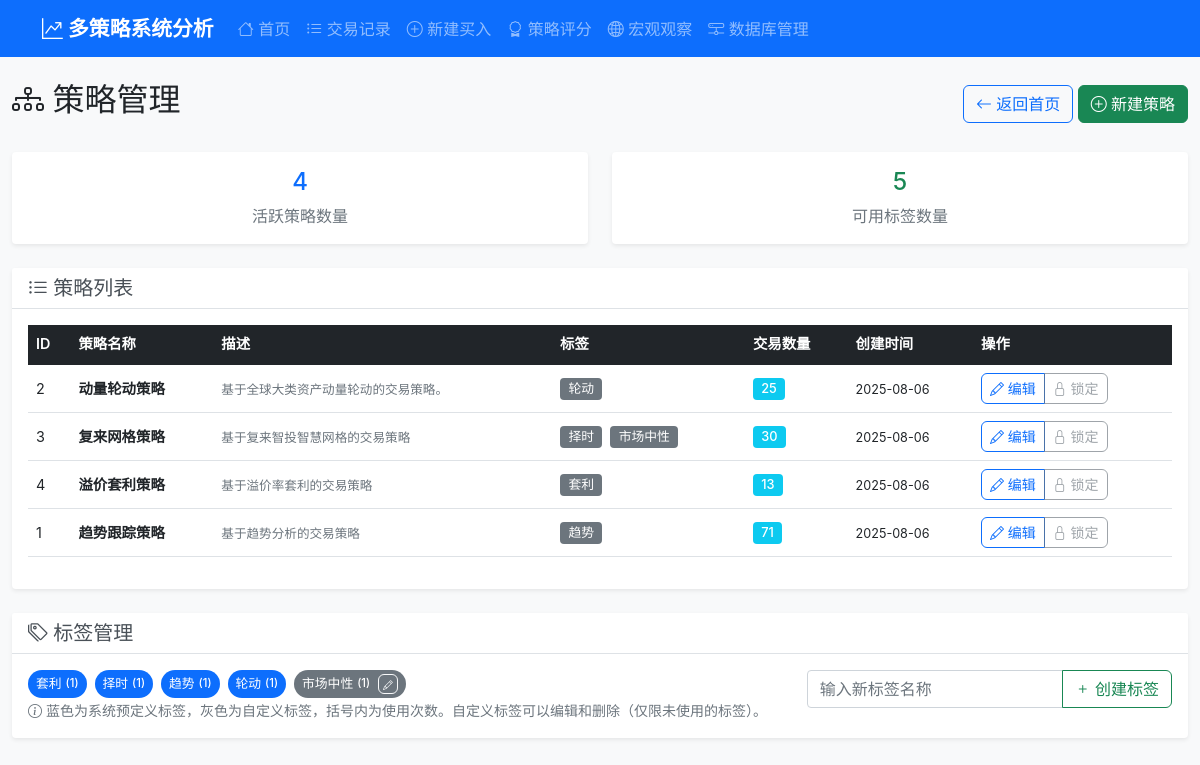
Screenshot of /strategies with the database file from the repository.
### tables this page shows
CREATE TABLE strategies (
                id INTEGER PRIMARY KEY AUTOINCREMENT,
                name TEXT NOT NULL UNIQUE,
                description TEXT,
                is_active BOOLEAN DEFAULT 1,
                created_at TIMESTAMP DEFAULT CURRENT_TIMESTAMP,
                updated_at TIMESTAMP DEFAULT CURRENT_TIMESTAMP
            );

CREATE TABLE strategy_tags (
                id INTEGER PRIMARY KEY AUTOINCREMENT,
                name TEXT NOT NULL UNIQUE,
                is_predefined BOOLEAN DEFAULT 0,
                created_at TIMESTAMP DEFAULT CURRENT_TIMESTAMP
            );

### routes/strategy_routes.py (the view)
@strategy_bp.route('/strategies')
def strategies():
    try:
        strategy_service = StrategyService(current_app.db_service)
        trading_service = TradingService(current_app.db_service)
        strategies_list_dto = strategy_service.get_all_strategies(return_dto=True)
        strategies_list = dto_list_to_dicts(strategies_list_dto)
        for strategy in strategies_list:
            trades = trading_service.get_all_trades(strategy=strategy['name'])
            strategy['trade_count'] = len([t for t in trades if t['status'] != 'deleted'])
        tags = strategy_service.get_all_tags()
        usage_rows = strategy_service.db.execute_query(
            'SELECT tag_id, COUNT(*) AS usage_count FROM strategy_tag_relations GROUP BY tag_id'
        )
        tag_id_to_usage = {row['tag_id']: row['usage_count'] for row in usage_rows}
        for tag in tags:
            tag['usage_count'] = int(tag_id_to_usage.get(tag['id'], 0))
        tags.sort(key=lambda t: (0 if t.get('is_predefined') else 1, t.get('name', '')))
        return render_template('strategies.html', strategies=strategies_list, tags=tags)
    except Exception as e:
        current_app.logger.error(f"策略列表加载失败: {str(e)}")
        return render_template('strategies.html', strategies=[], tags=[])

### services/database_service.py (called while the page is built)
    def execute_query(self, query: str, params: tuple = (), fetch_one: bool = False, fetch_all: bool = True) -> Any:
        with self.get_connection() as conn:
            cursor = conn.cursor()
            cursor.execute(query, params)
            if query.strip().upper().startswith(('INSERT', 'UPDATE', 'DELETE')):
                conn.commit()
            if fetch_one:
                return cursor.fetchone()
            elif fetch_all:
                return cursor.fetchall()
            else:
                return cursor.lastrowid

### services/mappers.py (called while the page is built)
def to_dict_dataclass(obj) -> Dict[str, Any]:
    try:
        return asdict(obj)
    except Exception:
        return dict(obj)  # fallback

def dto_list_to_dicts(items: Iterable[Any]) -> List[Dict[str, Any]]:
    out: List[Dict[str, Any]] = []
    for it in items:
        out.append(to_dict_dataclass(it))
    return out

def dict_to_strategy_dto(s: Dict[str, Any]) -> StrategyDTO:
    return StrategyDTO(
        id=int(s.get('id', 0) or 0),
        name=s.get('name', ''),
        description=s.get('description', ''),
        is_active=int(s.get('is_active', 1) or 1),
        tags=list(s.get('tags', []) or []),
        created_at=str(s.get('created_at', '') or ''),
        updated_at=str(s.get('updated_at', '') or ''),
    )

### services/strategy_service.py (called while the page is built)
    def get_all_tags(self) -> List[Dict[str, Any]]:
        query = "SELECT * FROM strategy_tags ORDER BY name"
        return [dict(tag) for tag in self.db.execute_query(query)]

### services/trading_service.py (called while the page is built)
    def _resolve_strategy(self, strategy) -> Optional[int]:
        if isinstance(strategy, int):
            strategy_obj = self.strategy_service.get_strategy_by_id(strategy)
            return strategy if strategy_obj and strategy_obj['is_active'] else None
        elif isinstance(strategy, str):
            strategies = self.strategy_service.get_all_strategies()
            for s in strategies:
                if s['name'] == strategy:
                    return s['id']
            return None
        else:
            return None

### templates/strategies.html (shortened to what this page needs)
{% extends "base.html" %}
{% block content %}
    <div class="row">
        <div class="col-12">
            <div class="d-flex justify-content-between align-items-center mb-4">
                <h2>
                    <i class="bi bi-diagram-3"></i> 策略管理
                </h2>
                <div>
                    <a href="{{ url_for("main.index") }}" class="btn btn-outline-primary">
                        <i class="bi bi-arrow-left"></i> 返回首页
                    </a>
                    <a href="{{ url_for("strategy.create_strategy") }}"
                       class="btn btn-success">
                        <i class="bi bi-plus-circle"></i> 新建策略
                    </a>
                </div>
            </div>
            <div class="row mb-4">
                <div class="col-md-6">
                    <div class="card border-primary">
                        <div class="card-body text-center">
                            <h4 class="text-primary">{{ strategies|length }}</h4>
                            <p class="text-muted mb-0">活跃策略数量</p>
                        </div>
                    </div>
                </div>
                <div class="col-md-6">
                    <div class="card border-success">
                        <div class="card-body text-center">
                            <h4 class="text-success">{{ tags|length if tags is defined else 0 }}</h4>
                            <p class="text-muted mb-0">可用标签数量</p>
                        </div>
                    </div>
                </div>
            </div>
            {% if strategies %}
                <div class="card">
                    <div class="card-header">
                        <h5 class="card-title mb-0">
                            <i class="bi bi-list-ul"></i> 策略列表
                        </h5>
                    </div>
                    <div class="card-body">
                        <div class="table-responsive">
                            <table class="table table-hover">
                                <thead class="table-dark">
                                    <tr>
                                        <th>ID</th>
                                        <th>策略名称</th>
                                        <th>描述</th>
                                        <th>标签</th>
                                        <th>交易数量</th>
                                        <th>创建时间</th>
                                        <th>操作</th>
                                    </tr>
                                </thead>
                                <tbody>
                                    {% for strategy in strategies %}
                                        <tr>
                                            <td>{{ strategy.id }}</td>
                                            <td>
                                                <strong>{{ strategy.name }}</strong>
                                            </td>
                                            <td>
                                                <small class="text-muted">{{ strategy.description[:50] }}{{ '...' if strategy.description and strategy.description|length > 50 else '' }}</small>
                                            </td>
                                            <td>
                                                {% for tag in strategy.tags %}
                                                    {% if tag %}<span class="badge bg-secondary me-1">{{ tag }}</span>{% endif %}
                                                {% endfor %}
                                            </td>
                                            <td>
                                                {% if strategy.trade_count > 0 %}
                                                    <span class="badge bg-info">{{ strategy.trade_count }}</span>
                                                {% else %}
                                                    <span class="text-muted">0</span>
                                                {% endif %}
                                            </td>
                                            <td>
                                                <small>{{ strategy.created_at[:10] }}</small>
                                            </td>
                                            <td>
                                                <div class="btn-group" role="group">
                                                    <a href="{{ url_for('strategy.edit_strategy', strategy_id=strategy.id) }}"
                                                       class="btn btn-sm btn-outline-primary">
                                                        <i class="bi bi-pencil"></i> 编辑
                                                    </a>
                                                    {% if strategy.trade_count == 0 %}
                                                        <button class="btn btn-sm btn-outline-danger delete-strategy-btn"
                                                                data-strategy-id="{{ strategy.id }}"
                                                                data-strategy-name="{{ strategy.name }}">
                                                            <i class="bi bi-trash"></i> 删除
                                                        </button>
                                                    {% else %}
                                                        <button class="btn btn-sm btn-outline-secondary" disabled title="有关联交易，无法删除">
                                                            <i class="bi bi-lock"></i> 锁定
                                                        </button>
                                                    {% endif %}
                                                </div>
                                            </td>
                                        </tr>
                                    {% endfor %}
                                </tbody>
                            </table>
                        </div>
                    </div>
                </div>
            {% else %}
                <div class="alert alert-info text-center" role="alert">
                    <i class="bi bi-info-circle"></i>
                    暂无策略，<a href="{{ url_for("strategy.create_strategy") }}">点击这里创建第一个策略</a>。
                </div>
            {% endif %}
            <div class="card mt-4">
                <div class="card-header">
                    <h5 class="card-title mb-0">
                        <i class="bi bi-tags"></i> 标签管理
                    </h5>
                </div>
                <div class="card-body">
                    <div class="row">
                        <div class="col-md-8">
                            <div class="d-flex flex-wrap gap-2">
                                {% for tag in tags or [] %}
                                    <div class="tag-item d-inline-flex align-items-center">
                                        <span class="badge {{ 'bg-primary' if tag.is_predefined else 'bg-secondary' }} d-flex align-items-center"
                                              id="tag-{{ tag.id }}">
                                            <span class="tag-name">{{ tag.name }}</span>
                                            <small class="ms-1">({{ tag.usage_count if tag.usage_count is defined else 0 }})</small>
                                            {% if not tag.is_predefined %}
                                                <div class="ms-2">
                                                    <button class="btn btn-sm btn-outline-light edit-tag-btn"
                                                            data-tag-id="{{ tag.id }}"
                                                            data-tag-name="{{ tag.name }}"
                                                            title="编辑标签">
                                                        <i class="bi bi-pencil" style="font-size: 0.7em;"></i>
                                                    </button>
                                                </div>
                                            {% endif %}
                                        </span>
                                    </div>
                                {% endfor %}
                            </div>
                            <small class="text-muted">
                                <i class="bi bi-info-circle"></i>
                                蓝色为系统预定义标签，灰色为自定义标签，括号内为使用次数。自定义标签可以编辑和删除（仅限未使用的标签）。
                            </small>
                        </div>
                        <div class="col-md-4">
                            <div class="input-group">
                                <input type="text"
                                       class="form-control"
                                       id="newTagName"
                                       placeholder="输入新标签名称">
                                <button class="btn btn-outline-success" id="createTagBtn">
                                    <i class="bi bi-plus"></i> 创建标签
                                </button>
                            </div>
                        </div>
                    </div>
                </div>
            </div>
        </div>
    </div>
{% endblock %}

### static/css/style.css (style rules this page uses)
body { font-family: -apple-system, BlinkMacSystemFont, 'Segoe UI', Roboto, Oxygen, Ubuntu, Cantarell, sans-serif; background-color: #f8f9fa; }
.card { border: none; box-shadow: 0 0.125rem 0.25rem rgb(0 0 0 / 7.5%); transition: box-shadow 0.15s ease-in-out; }
.table th { border-top: none; font-weight: 600; font-size: 0.9rem; vertical-align: middle; }
.table td { vertical-align: middle; font-size: 0.9rem; }
.badge { font-size: 0.8rem; font-weight: 500; }
.tag-item { line-height: 1; }
.tag-item .badge { display: inline-flex; align-items: center; height: 28px; padding: 0 0.5rem; border-radius: 9999px; line-height: 1; }
.tag-item .badge .tag-name, .tag-item .badge small { line-height: 1; }
.tag-item .btn.btn-sm { padding: 0 0.25rem; line-height: 1; height: 20px; }
.btn { font-weight: 500; border-radius: 0.375rem; transition: all 0.15s ease-in-out; }
.card-header { background-color: #fff; border-bottom: 1px solid #dee2e6; font-weight: 600; }
.card-header .card-title { color: #495057; }

### rows the page displays
strategies: id "2", name "动量轮动策略", description "基于全球大类资产动量轮动的交易策略。", tags "轮动", trade_count "25", created_at "2025-08-06"
strategies: id "3", name "复来网格策略", description "基于复来智投智慧网格的交易策略", tags "择时" "市场中性", trade_count "30", created_at "2025-08-06"
strategies: id "4", name "溢价套利策略", description "基于溢价率套利的交易策略", tags "套利", trade_count "13", created_at "2025-08-06"
strategies: id "1", name "趋势跟踪策略", description "基于趋势分析的交易策略", tags "趋势", trade_count "71", created_at "2025-08-06"
strategy_tags: name "套利", is_predefined "1"
strategy_tags: name "择时", is_predefined "1"
strategy_tags: name "趋势", is_predefined "1"
strategy_tags: name "轮动", usage_count "1"
strategy_tags: name "市场中性", usage_count "1"

### other values shown
{{ strategies|length }} "4"
{{ tags|length if tags is defined else 0 }} "5"
